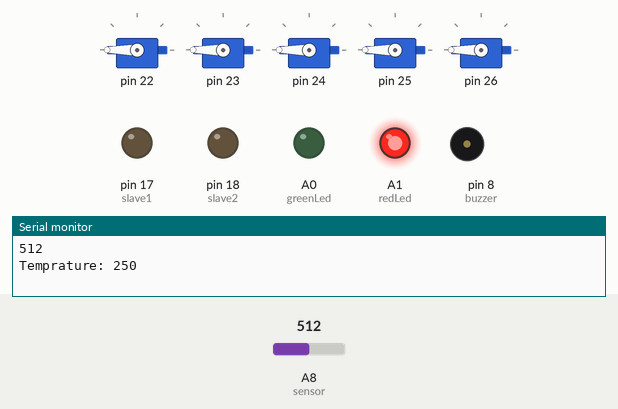
A sketch run on a simulated Arduino Mega 2560, built with avr-gcc and run on an emulated ATmega2560. Parts: 5 × servo, output pins drawn as LEDs (lit = HIGH), buzzer (waves = sounding), the last lines printed to the serial monitor. Inputs (shaded band) come from the test bench; at power-on: A8 (sensor) = 512.

Above: at 0.9 s.
1.9 s: A8 (sensor) set to 68
5.4 s: A8 (sensor) set to 60
At 6.5 s:
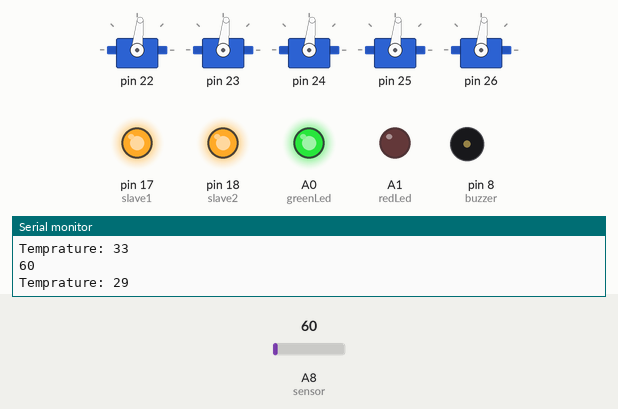
7.5 s: A8 (sensor) set to 20
At 9.2 s:
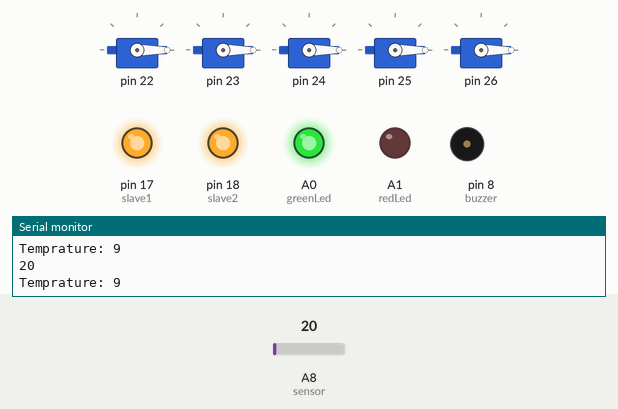
9.5 s: A8 (sensor) set to 40
At 10.9 s:
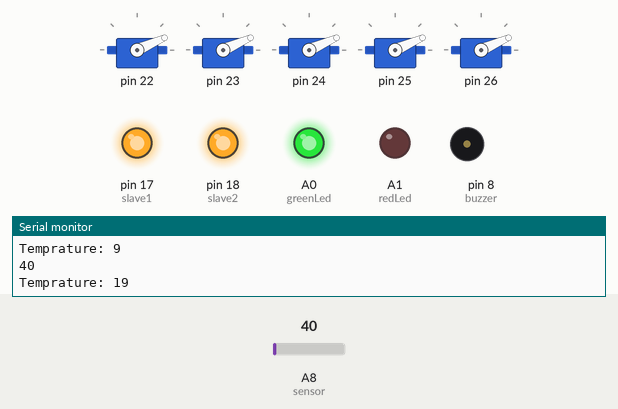
11.5 s: A8 (sensor) set to 0
At 12.4 s:
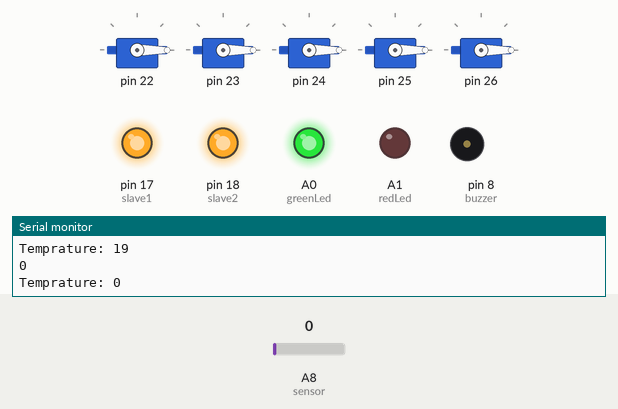
13.5 s: A8 (sensor) set to 122
At 14.6 s:
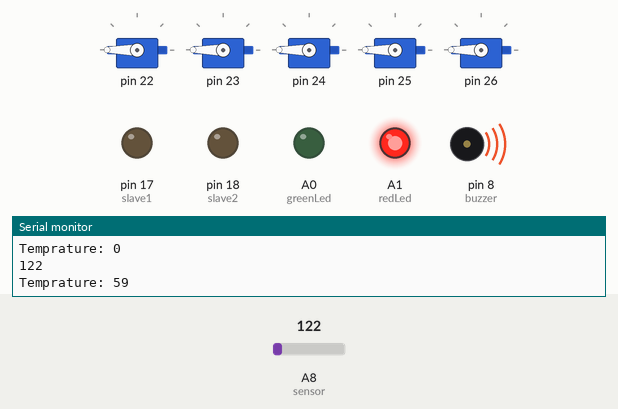
Timing chart, 0 to 18.6 s (numbered marks = the images above; inputs shaded):
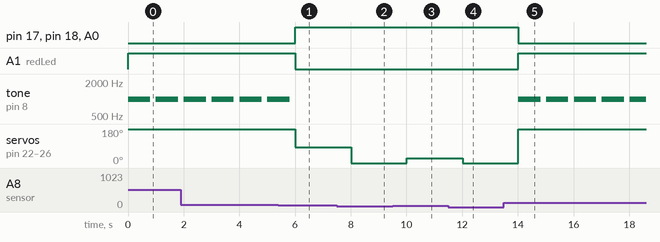

Measured:
- the behaviour switches between 64 and 63 on A8 (sensor) (found by bisection; images 0 and 1)
- after the input at 5.4 s, pin 17 (slave1), pin 18 (slave2), A0 (greenLed): LOW → HIGH after 0.61 s; A1 (redLed): HIGH → LOW after 0.61 s; tone on pin 8 (buzzer): goes on until 5.8 s, then stays silent; servo on pin 22–26: 180° → 84° after 0.61 s
- after the input at 7.5 s, servo on pin 22–26: 84° → 0° after 0.51 s
- after the input at 9.5 s, servo on pin 22–26: 0° → 24° after 0.51 s
- after the input at 11.5 s, servo on pin 22–26: 24° → 0° after 0.51 s
- after the input at 13.5 s, pin 17 (slave1), pin 18 (slave2), A0 (greenLed): HIGH → LOW after 0.51 s; A1 (redLed): LOW → HIGH after 0.51 s; tone on pin 8 (buzzer): alternates 1000 Hz for 0.80 s and silent for 0.20 s, starting after 0.51 s; servo on pin 22–26: 0° → 180° after 0.51 s
- by itself, tone on pin 8 (buzzer): alternates 1000 Hz for 0.80 s and silent for 0.20 s

The sketch:

server.ino
```cpp
//server
#include <Servo.h>
#define sensor A8
const int greenLed = A0;
const int redLed = A1;
const int buzzer = 8;
const int signal_from_server = 0;
const int slave1 = 17;
const int slave2 = 18;

int safe = 1;
int temprate;
int mode = 1;
Servo servos[5];  // create servo object to control a servo

//prototype:
void emergency();
int readTempate();


void setup() {
  Serial.begin(9600);

analogReference(INTERNAL2V56);
  pinMode(greenLed, OUTPUT);
  pinMode(redLed, OUTPUT);
  pinMode(buzzer, OUTPUT);

  pinMode(slave1, OUTPUT);
  pinMode(slave2, OUTPUT);
  pinMode(sensor, INPUT);

  for (int i = 0 ; i < 5; i++) {
    servos[i].attach(22 + i);
  }


}

void loop() {
  temprate = readTempate();

  Serial.print("Temprature: ");
  Serial.println(temprate);

  if (temprate > 30) {
    safe = 0;
  }
  else
    safe = 1;

  digitalWrite(slave1,safe);
  digitalWrite(slave2,safe);

  if (safe) {
    digitalWrite(greenLed, HIGH);
    digitalWrite(redLed, LOW);
    int degree = (6 * temprate)-90;
    for (int i = 0; i < 5; i++) {
      servos[i].write(degree);
    }

  }
  else {
    emergency();

  }


  delay(1000);
}


int readTempate() {
  int val = (analogRead(sensor));

  Serial.println(val);
  float mv = (val / 1024.0) * 500;
  //int cel = int(mv - 100);
  return mv;
}

void emergency() {
  digitalWrite(redLed, HIGH);
  digitalWrite(greenLed, LOW);
  tone(buzzer, 1000, 800);

  for (int i = 0; i < 5; i++) {
    servos[i].write(180);
  }

}
```
